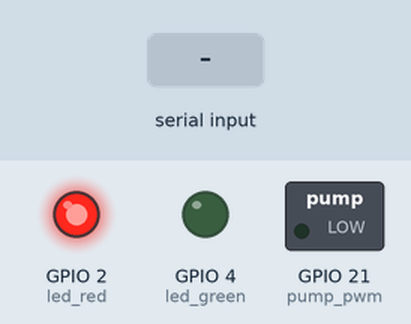
The program below on a simulated ESP32 board running MicroPython. Shown: switched loads named in the program (green lamp = pin HIGH), output pins drawn as LEDs (lit = HIGH). The test bench sets the inputs (shaded band). What the program prints to the serial console is not drawn. At 33.4 s the program stops and its outputs stay as they are.

Above: at 1.2 s.
1.3 s: "5" typed at the serial console, then Enter
At 2.3 s:
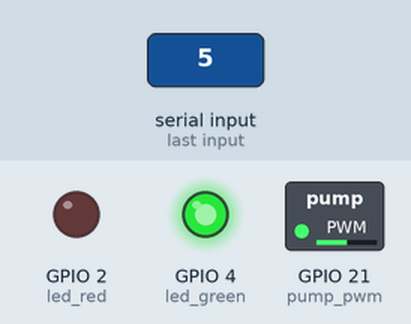
At 4.7 s:
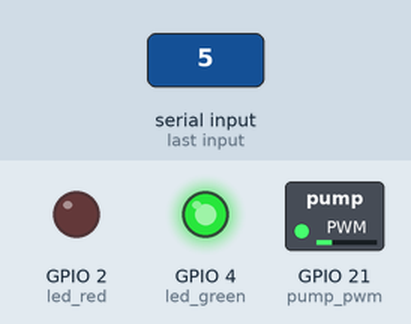
Timing chart, 0 to 34.9 s (numbered marks = the images above; inputs shaded):
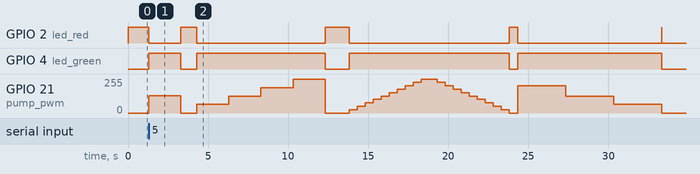

The program:

04_pwm_pump_preview.py
```python
# ==============================================================================
# 04_pwm_pump_preview.py - ควบคุมปั๊มไทเทรชัน (Titration Pump Control)
# ==============================================================================
# โปรแกรมนี้สอนการควบคุมปั๊มด้วย PWM เพื่อเตรียมความพร้อมสำหรับ Week 3
# This program teaches pump control with PWM in preparation for Week 3
#
# นี่คือพื้นฐานการควบคุมปั๊มที่ใช้ใน Week 3
# This is the basis for pump control used in Week 3
#
# ==============================================================================
# ข้อควรระวังด้านความปลอดภัย!!! (SAFETY WARNINGS!!!)
# ==============================================================================
#
#   !!! อ่านก่อนรันโค้ด (READ BEFORE RUNNING CODE) !!!
#
#   1. ตรวจสอบท่อปั๊ม (Check pump tubes):
#      - ต่อท่อทางเข้ากับภาชนะที่มีน้ำหรือสารละลาย
#      - Connect inlet tube to container with water or solution
#      - ต่อท่อทางออกกับภาชนะรองรับที่เหมาะสม
#      - Connect outlet tube to appropriate receiving container
#
#   2. ระวังการหกของสารเคมี (Beware of chemical spills):
#      - วางภาชนะบนถาดรองรับ (Place containers on a tray)
#      - เตรียมกระดาษซับ (Have paper towels ready)
#
#   3. สารเคมีไทเทรชัน (Titration chemicals):
#      - NaOH เป็นสารกัดกร่อน สวมถุงมือ!
#      - NaOH is corrosive, wear gloves!
#      - หากสัมผัสผิวหนัง ล้างด้วยน้ำทันที
#      - If skin contact, wash with water immediately
#
#   4. ปุ่มหยุดฉุกเฉิน (Emergency stop):
#      - กด Ctrl+C เพื่อหยุดปั๊มทันที
#      - Press Ctrl+C to stop pump immediately
#      - โค้ดมี finally block ที่จะหยุดปั๊มเสมอ
#      - Code has finally block that always stops pump
#
# ==============================================================================
# ฮาร์ดแวร์ปั๊มบนบอร์ด TitraLab (Pump Hardware on TitraLab)
# ==============================================================================
#
#   PUMP_PIN = GPIO21 (CONTROL_1)
#
#   วงจรขับปั๊ม (Pump driver circuit):
#   - ESP32 GPIO21 -> EL357N optocoupler (แยกสัญญาณ/isolation)
#   - Optocoupler -> MOSFET 5.8A/30V (ขับโหลด/load driver)
#   - แรงดันออก: 12V จาก MT3608 boost converter
#   - Output voltage: 12V from MT3608 boost converter
#
#   ความถี่ PWM ที่แนะนำ: 1000 Hz
#   Recommended PWM frequency: 1000 Hz
#
#   ช่วง Duty Cycle: 0-1023 (0-100% ความเร็ว)
#   Duty Cycle range: 0-1023 (0-100% speed)
#
# ==============================================================================
# ความสัมพันธ์ Duty Cycle กับความเร็วปั๊ม (Duty Cycle vs Pump Speed)
# ==============================================================================
#
#   Duty Cycle ควบคุมความเร็วปั๊ม (Duty cycle controls pump speed):
#
#   duty = 0     -> ปั๊มหยุด (Pump stopped)
#   duty = 256   -> ปั๊มช้า ~25% (Slow ~25%)
#   duty = 512   -> ปั๊มกลาง ~50% (Medium ~50%)
#   duty = 768   -> ปั๊มเร็ว ~75% (Fast ~75%)
#   duty = 1023  -> ปั๊มเร็วสุด 100% (Maximum speed 100%)
#
#   แผนภาพความสัมพันธ์ (Relationship Diagram):
#
#   Pump Speed    |                    *
#   ความเร็วปั๊ม  |                  *
#   (mL/min)      |                *
#                 |              *
#                 |            *
#                 |          *
#                 |        *
#                 |      *
#                 |    *
#                 |  *
#                 |*__________________ Duty Cycle
#                 0                  1023
#
#   หมายเหตุ: ความสัมพันธ์อาจไม่เป็นเชิงเส้นสมบูรณ์
#   Note: Relationship may not be perfectly linear
#   ต้องสอบเทียบใน Week 2 เพื่อหาค่าจริง (mL/min vs duty)
#   Must calibrate in Week 2 for real values (mL/min vs duty)
#
# ==============================================================================
# การประยุกต์ใช้ในไทเทรชัน (Application in Titration)
# ==============================================================================
#
#   ในการไทเทรชันอัตโนมัติ Week 3:
#   In automatic titration Week 3:
#
#   Phase 1: ห่างจากจุดสมมูล (Far from equivalence point)
#            - ใช้ duty สูง (80-100%) เพราะ pH เปลี่ยนช้า
#            - Use high duty (80-100%) as pH changes slowly
#
#   Phase 2: เข้าใกล้จุดสมมูล (Approaching equivalence point)
#            - ลด duty ลง (40-60%) เพื่อความระมัดระวัง
#            - Lower duty (40-60%) for caution
#
#   Phase 3: ใกล้จุดสมมูลมาก (Very close to equivalence point)
#            - ใช้ duty ต่ำ (15-30%) เพื่อความแม่นยำ
#            - Use low duty (15-30%) for precision
#
#   Phase 4: ถึงจุดสมมูล (Reached equivalence point)
#            - หยุดปั๊มทันที! (Stop pump immediately!)
#
# ==============================================================================

from machine import Pin, PWM
import time

# นำเข้าค่าขา GPIO (Import GPIO pins)
try:
    from pins import PUMP_PIN, LED_GREEN, LED_RED
except ImportError:
    PUMP_PIN = 21     # ปั๊ม (Pump)
    LED_GREEN = 4     # LED สีเขียว (Green LED)
    LED_RED = 2       # LED สีแดง (Red LED)

# ==============================================================================
# ค่าคงที่ (Constants)
# ==============================================================================

PWM_FREQ = 1000      # ความถี่ PWM มาตรฐานสำหรับปั๊ม (Standard PWM freq for pump)
DUTY_MAX = 1023      # ค่า duty สูงสุด (Maximum duty value)
DUTY_MIN = 0         # ค่า duty ต่ำสุด (Minimum duty value)

# ความเร็วที่ใช้ในแต่ละ Phase ของไทเทรชัน
# Speeds used in each titration phase
SPEED_FAST = 80      # Phase 1: ห่างจากจุดสมมูล (Far from endpoint)
SPEED_MEDIUM = 50    # Phase 2: เข้าใกล้ (Approaching)
SPEED_SLOW = 25      # Phase 3: ใกล้มาก (Very close)

# ==============================================================================
# ส่วนที่ 1: ตั้งค่าฮาร์ดแวร์ (Hardware Setup)
# ==============================================================================

print("=" * 60)
print("การควบคุมปั๊มไทเทรชันด้วย PWM")
print("Titration Pump Control with PWM")
print("=" * 60)
print()
print("!!! ข้อควรระวังด้านความปลอดภัย / SAFETY WARNINGS !!!")
print("-" * 60)
print("  1. ตรวจสอบว่าท่อปั๊มต่อกับภาชนะที่เหมาะสม")
print("     Ensure pump tubes are connected properly")
print("  2. วางภาชนะบนถาดรองรับเพื่อป้องกันการหก")
print("     Place containers on tray to prevent spills")
print("  3. สวมถุงมือเมื่อใช้สารเคมี (NaOH, HCl)")
print("     Wear gloves when handling chemicals")
print("  4. กด Ctrl+C เพื่อหยุดปั๊มฉุกเฉิน")
print("     Press Ctrl+C for emergency stop")
print("-" * 60)
print()

# สร้าง PWM สำหรับปั๊ม (Create PWM for pump)
pump_pwm = PWM(Pin(PUMP_PIN))
pump_pwm.freq(PWM_FREQ)
pump_pwm.duty(DUTY_MIN)  # เริ่มต้นปิดปั๊ม (Start with pump off)

# LED สำหรับแสดงสถานะ (Status LEDs)
led_green = Pin(LED_GREEN, Pin.OUT)
led_red = Pin(LED_RED, Pin.OUT)
led_red.on()     # LED แดงติด = ปั๊มหยุด (Red LED on = pump stopped)
led_green.off()

print("ฮาร์ดแวร์ปั๊ม TitraLab (TitraLab Pump Hardware):")
print(f"  Pump Pin: GPIO{PUMP_PIN}")
print(f"  PWM Frequency: {PWM_FREQ} Hz")
print(f"  Driver: EL357N optocoupler -> MOSFET 5.8A/30V")
print(f"  Output Voltage: 12V (MT3608 boost converter)")
print()

# ==============================================================================
# ส่วนที่ 2: ฟังก์ชันควบคุมปั๊ม (Pump Control Functions)
# ==============================================================================

def pump_on(pwm, duty=512):
    """
    เปิดปั๊มที่ความเร็วที่กำหนด (Turn on pump at specified speed)

    Args:
        pwm: PWM object ของปั๊ม (Pump PWM object)
        duty (int): ค่า duty cycle 0-1023 (default 512 = 50%)

    หมายเหตุ: ใน Week 3 จะใช้ค่า duty ที่ได้จากการสอบเทียบ
    Note: In Week 3, will use duty values from calibration
    """
    # จำกัดค่า duty ให้อยู่ในช่วงที่ถูกต้อง (Clamp duty to valid range)
    duty = max(DUTY_MIN, min(DUTY_MAX, duty))

    pwm.duty(duty)
    led_green.on()
    led_red.off()

    percentage = (duty / DUTY_MAX) * 100
    print(f"ปั๊มเปิด (Pump ON): duty={duty} ({percentage:.1f}%)")


def pump_off(pwm):
    """
    ปิดปั๊ม (Turn off pump)

    สำคัญ: ต้องเรียกฟังก์ชันนี้เมื่อ:
    Important: Must call this function when:
    - ถึงจุดสมมูลในการไทเทรชัน (Reached equivalence point)
    - เกิดข้อผิดพลาด (Error occurs)
    - ผู้ใช้กด Ctrl+C (User presses Ctrl+C)

    Args:
        pwm: PWM object ของปั๊ม (Pump PWM object)
    """
    pwm.duty(DUTY_MIN)
    led_green.off()
    led_red.on()
    print("ปั๊มปิด (Pump OFF)")


def pump_set_speed(pwm, percentage):
    """
    ตั้งความเร็วปั๊มเป็นเปอร์เซ็นต์ (Set pump speed as percentage)

    ใน Week 3 จะสอบเทียบ % กับ mL/min
    In Week 3, will calibrate % vs mL/min

    ตัวอย่างค่าสอบเทียบ (Example calibration values):
      25% -> ~0.5 mL/min (ช้า/slow)
      50% -> ~1.0 mL/min (ปานกลาง/medium)
      75% -> ~1.5 mL/min (เร็ว/fast)
      100% -> ~2.0 mL/min (เร็วสุด/max)

    Args:
        pwm: PWM object ของปั๊ม (Pump PWM object)
        percentage (float): ความเร็ว 0-100%
    """
    # แปลง % เป็น duty cycle (Convert % to duty cycle)
    duty = int((percentage / 100) * DUTY_MAX)
    duty = max(DUTY_MIN, min(DUTY_MAX, duty))  # จำกัดค่า (clamp)

    pwm.duty(duty)

    if duty > 0:
        led_green.on()
        led_red.off()
    else:
        led_green.off()
        led_red.on()

    print(f"ความเร็วปั๊ม (Pump speed): {percentage:.1f}% (duty={duty})")


def pump_emergency_stop(pwm):
    """
    หยุดปั๊มฉุกเฉิน (Emergency pump stop)

    เรียกใช้เมื่อ (Call when):
    - ตรวจพบข้อผิดพลาด (Error detected)
    - ปั๊มทำงานผิดปกติ (Pump malfunction)
    - ต้องการหยุดทันที (Need immediate stop)
    """
    pwm.duty(DUTY_MIN)
    # กระพริบ LED แดง 3 ครั้ง (Blink red LED 3 times)
    led_green.off()
    for _ in range(3):
        led_red.on()
        time.sleep(0.1)
        led_red.off()
        time.sleep(0.1)
    led_red.on()
    print("!!! หยุดฉุกเฉิน (EMERGENCY STOP) !!!")


# ==============================================================================
# ส่วนที่ 3: การทดสอบปั๊ม (Pump Testing)
# ==============================================================================

try:
    input("กด Enter เพื่อเริ่มทดสอบปั๊ม (Press Enter to start pump test)...")
    print()

    # -------------------------------------------------------------------------
    # ทดสอบ 1: เปิด-ปิดปั๊ม (Test 1: On/Off)
    # -------------------------------------------------------------------------
    print("-" * 60)
    print("ทดสอบที่ 1: เปิด-ปิดปั๊ม (Test 1: Pump On/Off)")
    print("-" * 60)

    pump_on(pump_pwm, duty=512)  # เปิดที่ 50%
    time.sleep(2)
    pump_off(pump_pwm)
    time.sleep(1)

    # -------------------------------------------------------------------------
    # ทดสอบ 2: ความเร็วต่างๆ (Test 2: Different Speeds)
    # -------------------------------------------------------------------------
    print()
    print("-" * 60)
    print("ทดสอบที่ 2: ความเร็วต่างๆ (Test 2: Different Speeds)")
    print("-" * 60)

    speeds = [25, 50, 75, 100]

    for speed in speeds:
        print(f"\nทดสอบความเร็ว {speed}% (Testing {speed}% speed)")
        pump_set_speed(pump_pwm, speed)
        time.sleep(2)

    pump_off(pump_pwm)
    time.sleep(1)

    # -------------------------------------------------------------------------
    # ทดสอบ 3: ค่อยๆ เพิ่ม/ลดความเร็ว (Test 3: Gradual Speed Change)
    # -------------------------------------------------------------------------
    print()
    print("-" * 60)
    print("ทดสอบที่ 3: ค่อยๆ เพิ่ม/ลดความเร็ว (Test 3: Gradual Ramp)")
    print("-" * 60)

    print("เพิ่มความเร็วจาก 0% -> 100% (Ramping 0% -> 100%)")
    for speed in range(0, 101, 10):
        pump_set_speed(pump_pwm, speed)
        time.sleep(0.5)

    print()
    print("ลดความเร็วจาก 100% -> 0% (Ramping 100% -> 0%)")
    for speed in range(100, -1, -10):
        pump_set_speed(pump_pwm, speed)
        time.sleep(0.5)

    pump_off(pump_pwm)
    print()

    # -------------------------------------------------------------------------
    # ทดสอบ 4: จำลองรูปแบบไทเทรชัน (Test 4: Titration Pattern Simulation)
    # -------------------------------------------------------------------------
    print("-" * 60)
    print("ทดสอบที่ 4: จำลองรูปแบบการไทเทรชันจริง")
    print("Test 4: Real Titration Pattern Simulation")
    print("-" * 60)
    print()
    print("  กลยุทธ์การไทเทรชัน (Titration Strategy):")
    print()
    print("  Phase 1: ห่างจากจุดสมมูล -> เร็ว (80%)")
    print("           Far from equivalence -> Fast")
    print()
    print("  Phase 2: เข้าใกล้จุดสมมูล -> ปานกลาง (50%)")
    print("           Approaching equivalence -> Medium")
    print()
    print("  Phase 3: ใกล้จุดสมมูลมาก -> ช้า (25%)")
    print("           Very close to equivalence -> Slow")
    print()
    print("  Phase 4: ถึงจุดสมมูล -> หยุด!")
    print("           Reached equivalence -> Stop!")
    print()

    # Phase 1: ห่างจากจุดสมมูล - เร็ว (Far from endpoint - fast)
    print(f"Phase 1: ห่างจากจุดสมมูล - ความเร็ว {SPEED_FAST}%")
    print("         (pH ยังเปลี่ยนช้า เติมได้เร็ว)")
    pump_set_speed(pump_pwm, SPEED_FAST)
    time.sleep(3)

    # Phase 2: เข้าใกล้ - ปานกลาง (Approaching - medium)
    print(f"\nPhase 2: เข้าใกล้จุดสมมูล - ความเร็ว {SPEED_MEDIUM}%")
    print("         (pH เริ่มเปลี่ยนเร็วขึ้น ต้องระวัง)")
    pump_set_speed(pump_pwm, SPEED_MEDIUM)
    time.sleep(3)

    # Phase 3: ใกล้มาก - ช้า (Very close - slow)
    print(f"\nPhase 3: ใกล้จุดสมมูลมาก - ความเร็ว {SPEED_SLOW}%")
    print("         (pH เปลี่ยนเร็วมาก ต้องแม่นยำ)")
    pump_set_speed(pump_pwm, SPEED_SLOW)
    time.sleep(3)

    # Phase 4: ถึงจุดสมมูล - หยุด (Reached endpoint - stop)
    print("\nPhase 4: ถึงจุดสมมูล! - หยุดปั๊มทันที")
    print("         (pH ถึงค่าที่ต้องการแล้ว)")
    pump_off(pump_pwm)

    # =========================================================================
    # สรุป (Summary)
    # =========================================================================
    print()
    print("=" * 60)
    print("สรุป: การควบคุมปั๊มด้วย PWM สำหรับไทเทรชัน")
    print("Summary: PWM Pump Control for Titration")
    print("=" * 60)
    print()
    print("นี่คือพื้นฐานการควบคุมปั๊มที่ใช้ใน Week 3")
    print("This is the basis for pump control used in Week 3")
    print()
    print("-" * 60)
    print("สิ่งที่เรียนรู้ (What you learned):")
    print("-" * 60)
    print()
    print("  1. Duty Cycle ควบคุมความเร็วปั๊ม")
    print("     Duty cycle controls pump speed")
    print("     - duty 0 = หยุด, duty 1023 = เร็วสุด")
    print()
    print("  2. ความถี่ PWM ที่เหมาะสมคือ 1000 Hz")
    print("     Suitable PWM frequency is 1000 Hz")
    print()
    print("  3. ฮาร์ดแวร์ปั๊ม TitraLab:")
    print("     TitraLab pump hardware:")
    print("     - GPIO21 -> optocoupler -> MOSFET")
    print("     - แรงดันออก 12V จาก boost converter")
    print()
    print("  4. กลยุทธ์ไทเทรชัน: เร็ว -> กลาง -> ช้า -> หยุด")
    print("     Titration strategy: Fast -> Medium -> Slow -> Stop")
    print()
    print("  5. สำคัญ: ต้องเรียก pump_pwm.deinit() เมื่อจบ!")
    print("     Important: Must call pump_pwm.deinit() when done!")
    print()
    print("-" * 60)
    print("ขั้นตอนต่อไป (Next Steps):")
    print("-" * 60)
    print("  Week 2: การสอบเทียบปั๊ม (Pump Calibration)")
    print("          - หาความสัมพันธ์ % กับ mL/min")
    print("          - Find relationship between % and mL/min")
    print()
    print("  Week 3: การไทเทรชันอัตโนมัติ (Automatic Titration)")
    print("          - ปรับความเร็วปั๊มตามค่า pH อัตโนมัติ")
    print("          - Automatically adjust pump speed based on pH")
    print()
    print("=" * 60)

except KeyboardInterrupt:
    print()
    print()
    print("!!! หยุดโปรแกรมโดยผู้ใช้ (Program stopped by user) !!!")
    print()

finally:
    # =========================================================================
    # ทำความสะอาดทรัพยากร (Cleanup Resources)
    # =========================================================================
    #
    # สำคัญมาก! ต้องหยุดปั๊มและคืน PWM เสมอ
    # CRITICAL! Always stop pump and release PWM
    #
    # บล็อก finally นี้จะทำงานเสมอ ไม่ว่าจะ:
    # This finally block ALWAYS runs whether:
    # - โปรแกรมจบปกติ (Program ends normally)
    # - เกิด exception (Exception occurs)
    # - ผู้ใช้กด Ctrl+C (User presses Ctrl+C)
    #

    # หยุดปั๊มก่อนอื่น! (Stop pump first!)
    pump_pwm.duty(DUTY_MIN)

    # คืนทรัพยากร PWM (Release PWM resources)
    pump_pwm.deinit()

    # ปิด LED ทั้งหมด (Turn off all LEDs)
    led_green.off()
    led_red.off()

    print()
    print("-" * 60)
    print("ทำความสะอาดทรัพยากรเรียบร้อย (Cleanup completed):")
    print("  - ปั๊มหยุดแล้ว (Pump stopped)")
    print("  - PWM deinit แล้ว (PWM deinitialized)")
    print("  - LED ปิดแล้ว (LEDs off)")
    print("-" * 60)
```

Measured:
- after the input at 1.3 s, GPIO 2 (led_red): HIGH → LOW at once, → HIGH 2.0 s later, → LOW 1.0 s later, → HIGH 8.0 s later, … (9 changes in this stretch); GPIO 4 (led_green): LOW → HIGH at once, → LOW 2.0 s later, → HIGH 1.0 s later, → LOW 8.0 s later, … (8 changes in this stretch)
